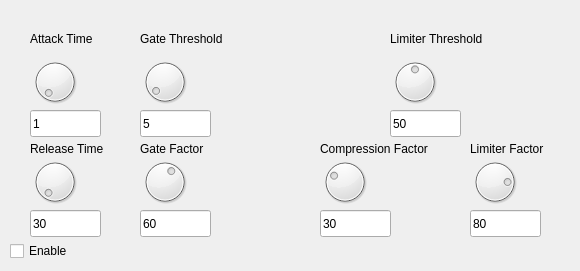
      <widget class="QWidget" name="tab_2">
       <attribute name="title">
        <string>Comp</string>
       </attribute>
       <widget class="QCheckBox" name="checkBox_3">
        <property name="geometry">
         <rect>
          <x>10</x>
          <y>240</y>
          <width>71</width>
          <height>22</height>
         </rect>
        </property>
        <property name="text">
         <string>Enable</string>
        </property>
       </widget>
       <widget class="QDial" name="CompAttDial">
        <property name="geometry">
         <rect>
          <x>30</x>
          <y>50</y>
          <width>50</width>
          <height>64</height>
         </rect>
        </property>
        <property name="minimum">
         <number>1</number>
        </property>
        <property name="maximum">
         <number>10000</number>
        </property>
       </widget>
       <widget class="QDial" name="CompRelDial">
        <property name="geometry">
         <rect>
          <x>30</x>
          <y>150</y>
          <width>50</width>
          <height>64</height>
         </rect>
        </property>
        <property name="minimum">
         <number>1</number>
        </property>
        <property name="maximum">
         <number>10000</number>
        </property>
        <property name="value">
         <number>30</number>
        </property>
       </widget>
       <widget class="QDial" name="CompGateThDial">
        <property name="geometry">
         <rect>
          <x>140</x>
          <y>50</y>
          <width>50</width>
          <height>64</height>
         </rect>
        </property>
        <property name="maximum">
         <number>100</number>
        </property>
        <property name="value">
         <number>5</number>
        </property>
       </widget>
       <widget class="QDial" name="CompGateFDial">
        <property name="geometry">
         <rect>
          <x>140</x>
          <y>150</y>
          <width>50</width>
          <height>64</height>
         </rect>
        </property>
        <property name="maximum">
         <number>100</number>
        </property>
        <property name="value">
         <number>60</number>
        </property>
       </widget>
       <widget class="QDial" name="CompLimThDial">
        <property name="geometry">
         <rect>
          <x>390</x>
          <y>50</y>
          <width>50</width>
          <height>64</height>
         </rect>
        </property>
        <property name="maximum">
         <number>100</number>
        </property>
        <property name="value">
         <number>50</number>
        </property>
       </widget>
       <widget class="QDial" name="CompCompFDial">
        <property name="geometry">
         <rect>
          <x>320</x>
          <y>150</y>
          <width>50</width>
          <height>64</height>
         </rect>
        </property>
        <property name="maximum">
         <number>100</number>
        </property>
        <property name="value">
         <number>30</number>
        </property>
       </widget>
       <widget class="QDial" name="CompLimFDial">
        <property name="geometry">
         <rect>
          <x>470</x>
          <y>150</y>
          <width>50</width>
          <height>64</height>
         </rect>
        </property>
        <property name="maximum">
         <number>100</number>
        </property>
        <property name="value">
         <number>80</number>
        </property>
       </widget>
       <widget class="QLabel" name="label_33">
        <property name="geometry">
         <rect>
          <x>30</x>
          <y>30</y>
          <width>91</width>
          <height>17</height>
         </rect>
        </property>
        <property name="text">
         <string>Attack Time</string>
        </property>
       </widget>
       <widget class="QLabel" name="label_34">
        <property name="geometry">
         <rect>
          <x>30</x>
          <y>140</y>
          <width>91</width>
          <height>17</height>
         </rect>
        </property>
        <property name="text">
         <string>Release Time</string>
        </property>
       </widget>
       <widget class="QLabel" name="label_35">
        <property name="geometry">
         <rect>
          <x>140</x>
          <y>30</y>
          <width>111</width>
          <height>17</height>
         </rect>
        </property>
        <property name="text">
         <string>Gate Threshold</string>
        </property>
       </widget>
       <widget class="QLabel" name="label_36">
        <property name="geometry">
         <rect>
          <x>140</x>
          <y>140</y>
          <width>101</width>
          <height>17</height>
         </rect>
        </property>
        <property name="text">
         <string>Gate Factor</string>
        </property>
       </widget>
       <widget class="QLabel" name="label_37">
        <property name="geometry">
         <rect>
          <x>390</x>
          <y>30</y>
          <width>131</width>
          <height>17</height>
         </rect>
        </property>
        <property name="text">
         <string>Limiter Threshold</string>
        </property>
       </widget>
       <widget class="QLabel" name="label_38">
        <property name="geometry">
         <rect>
          <x>320</x>
          <y>140</y>
          <width>141</width>
          <height>17</height>
         </rect>
        </property>
        <property name="text">
         <string>Compression Factor</string>
        </property>
       </widget>
       <widget class="QLabel" name="label_39">
        <property name="geometry">
         <rect>
          <x>470</x>
          <y>140</y>
          <width>101</width>
          <height>17</height>
         </rect>
        </property>
        <property name="text">
         <string>Limiter Factor</string>
        </property>
       </widget>
       <widget class="QLineEdit" name="CompAttLE">
        <property name="geometry">
         <rect>
          <x>30</x>
          <y>110</y>
          <width>71</width>
          <height>27</height>
         </rect>
        </property>
        <property name="text">
         <string>1</string>
        </property>
       </widget>
       <widget class="QLineEdit" name="CompGateThLE">
        <property name="geometry">
         <rect>
          <x>140</x>
          <y>110</y>
          <width>71</width>
          <height>27</height>
         </rect>
        </property>
        <property name="text">
         <string>5</string>
        </property>
       </widget>
       <widget class="QLineEdit" name="CompRelLE">
        <property name="geometry">
         <rect>
          <x>30</x>
          <y>210</y>
          <width>71</width>
          <height>27</height>
         </rect>
        </property>
        <property name="text">
         <string>30</string>
        </property>
       </widget>
       <widget class="QLineEdit" name="CompGateFLE">
        <property name="geometry">
         <rect>
          <x>140</x>
          <y>210</y>
          <width>71</width>
          <height>27</height>
         </rect>
        </property>
        <property name="text">
         <string>60</string>
        </property>
       </widget>
       <widget class="QLineEdit" name="CompLimThLE">
        <property name="geometry">
         <rect>
          <x>390</x>
          <y>110</y>
          <width>71</width>
          <height>27</height>
         </rect>
        </property>
        <property name="text">
         <string>50</string>
        </property>
       </widget>
       <widget class="QLineEdit" name="CompCompFLE">
        <property name="geometry">
         <rect>
          <x>320</x>
          <y>210</y>
          <width>71</width>
          <height>27</height>
         </rect>
        </property>
        <property name="text">
         <string>30</string>
        </property>
       </widget>
       <widget class="QLineEdit" name="CompLimFLE">
        <property name="geometry">
         <rect>
          <x>470</x>
          <y>210</y>
          <width>71</width>
          <height>27</height>
         </rect>
        </property>
        <property name="text">
         <string>80</string>
        </property>
       </widget>
      </widget>
